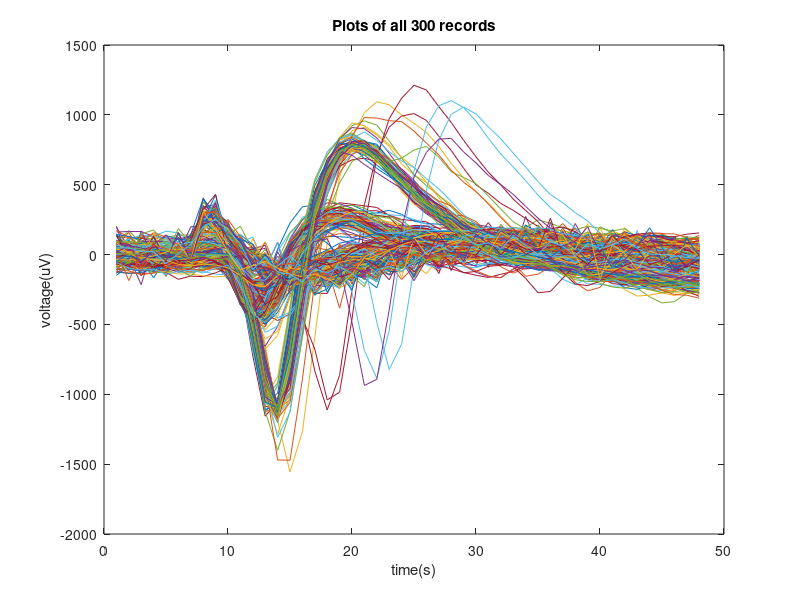
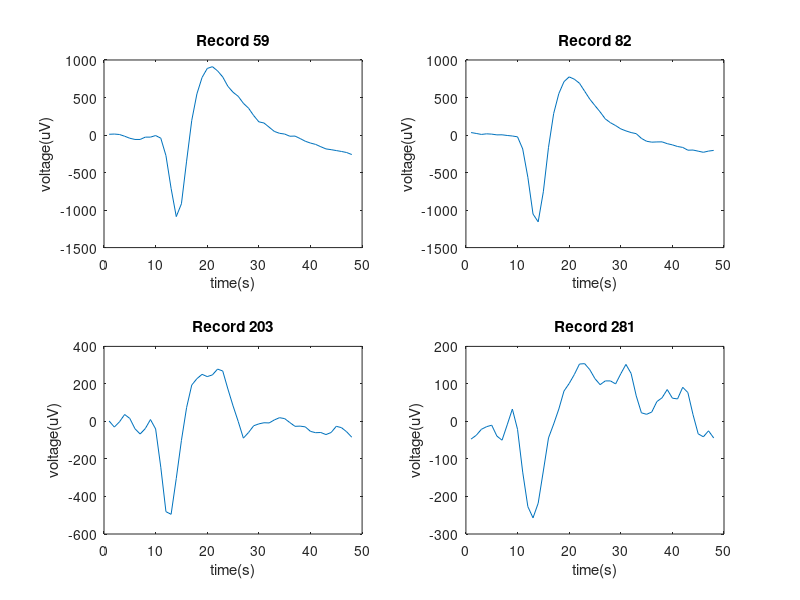

The MATLAB source for these figures, in order: (Note: this script raises an error after producing the figures.)
%% BME6717 Dataset 2 Spike Sorting with SVD

%% IMPORTING DATA

SpikeData = importdata('NeuronData.mat');

%% PLOTTING
%%
%all records from raw data
figure(1)
plot(SpikeData')
xlabel('time(s)')
ylabel('voltage(uV)')
title('Plots of all 300 records')
%%
%plots of 6 random records of electrode recording
figure(2)
selection=randi(300,1,4);
for i=1:length(selection)
    hold on
    j=selection(i);
    subplot(2,2,i)
    plot(SpikeData(j,:))
    xlabel('time(s)')
    ylabel('voltage(uV)')
    title(['Record ' num2str(j)])
end
sgtitle('Plots of 4 random records of electrode recordings')
%% NOISE REMOVAL - PCA

%computing PCA
[coeff, score, ~,...
    ~, explained,mu] = pca(SpikeData);
%mu - column means
%explained varainces by each principal component
%%
%bar plot explained variance from data
figure(3)
subplot(211)
bar(explained)
xlabel('Prinicpal Component')
ylabel('percentage variance eplained')
title('Explained variances of each Principal Component')

subplot(212)
b=bar(explained(1:10));
xlabel('Prinicpal Component')
ylabel('percentage variance eplained')
title('Explained variances of first 10 Principal Components')
xtips1 = b.XEndPoints;
ytips1 = b.YEndPoints;
labels1 = string(b.YData);
text(xtips1,ytips1,labels1,'HorizontalAlignment','center',...
    'VerticalAlignment','bottom')

%%
%Reconstructing from first 1-4 Principal Components
for n=1:4
    SpikeData_new{n} = score(:,1:n) * coeff(:,1:n)' + mu;
end

%%
% Plotting 4 random signals for each reconstructed dataset
figure(2)
for n=1:4
    SpikeData_0=SpikeData_new{n};
    for i=1:length(selection)
        hold on
        j=selection(i);
        subplot(2,2,i)
        plot(SpikeData_0(j,:))
        xlabel('time(s)')
        ylabel('voltage(uV)')
        title(['Record ' num2str(j)])
    end
end
sgtitle('Plots of 4 random records of electrode recordings')
legend('Original signal','1 PC','2 PC','3 PC','4 PC')
%%
% Plotting reconstructed dataset
figure(4)
plot(SpikeData_new{2}')
xlabel('time(s)')
ylabel('voltage(uV)')
title('Plots of all 300 records')
subtitle('after Singular Value Decomposition with 2 PC')
%%
% Visualizing Clusters
for n=1:4
    SpikeData_0=SpikeData_new{n};
    [coeff, score, latent,...
        tsquared, explained,mu] = pca(SpikeData_0);
    id=kmeans(SpikeData_0,3);

    figure(5)
    sgtitle("Neuron Clusters For All 300 Records")

    subplot(2,2,n)
    hold on
    plot(SpikeData_0(id==1,:)','r')
    plot(mean(SpikeData_0(id==1,:),1),'k',"LineWidth",1.8)
    plot(SpikeData_0(id==2,:)','g')
    plot(mean(SpikeData_0(id==2,:),1),'k',"LineWidth",1.8)
    plot(SpikeData_0(id==3,:)','b')
    plot(mean(SpikeData_0(id==3,:),1),'k',"LineWidth",1.8)

    title(['All Records Using ' ,num2str(n),' Principal Components'])
    xlabel('time(s)')
    ylabel('voltage(uV)')

    figure(6)
    sgtitle("PC 1 vs PC 2 for Reconstructed Dataset")
    subplot(2,2,n)
    gscatter(score(:,1),score(:,2),id)
    xlabel('PC 1'); ylabel('PC 2')
    title(['Using ',num2str(n),' Principal Components'])
    lgnd = legend("1","2","3"); title(lgnd,"Neuron");
end
